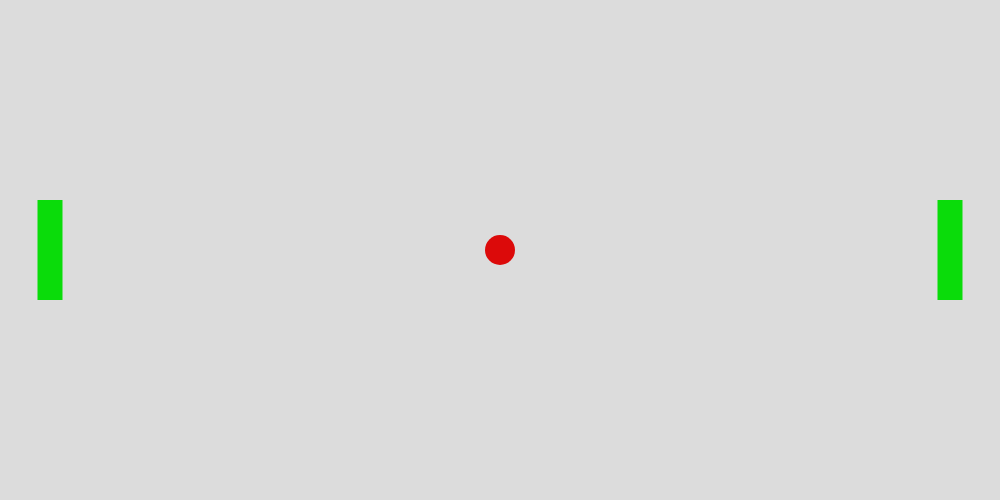
Frame 1 (no input)
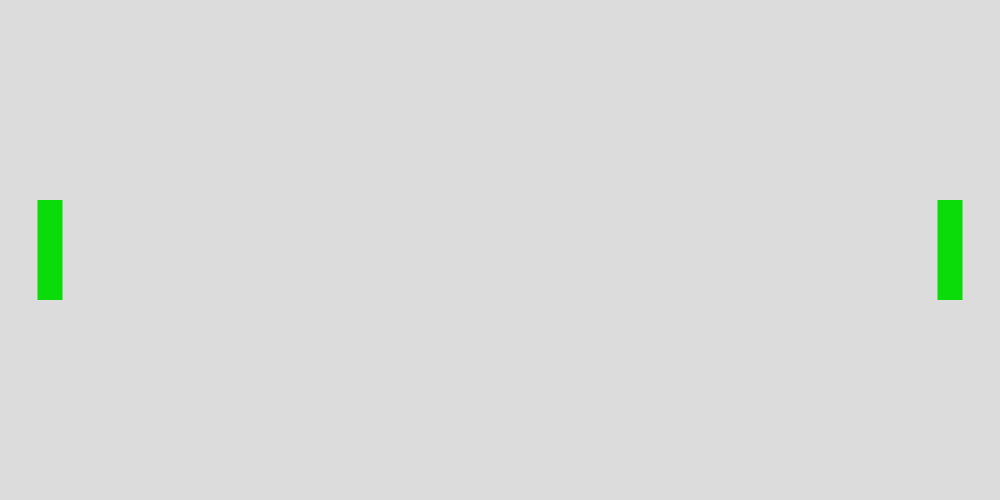
Frame 60 (no input)
Frame 120 (the mouse pressed at the canvas centre since frame 60): identical to frame 60, image omitted

The p5.js sketch that drew these frames (run headless with seeded random() and noise() and a simulated clock; from frame 60 on, the mouse is pressed at the canvas centre):

// p5.js sketch
// ── sketch.js
let left = new Bar(50,250);
let rite = new Bar(950,250);
let ball = new Ball(500,250);
function setup() {
  createCanvas(1000, 500);
}

function draw() {

  background(220);
  left.draw();
  rite.draw();
  ball.draw();


}

// ── Ball.js
class Ball {
    constructor(x, y) {
        this.x = x;
        this.y = y;
        this.vel = 2;
        this.dir = Math.random()*(15)-7.5;
        this.turn= Math.round(Math.random());
    }
    draw() {
fill(220,10,10);
ellipse(this.x,this.y,30,30)
if(this.turn=0){
    this.x-=this.vel;
} else{
    this.x+=this.vel;
}
this.y= (this.y+this.dir);

    }
    getx() {
        return this.x;
    }
    gety() {
        return this.y;
    }
}
// ── Bar.js
class Bar {
    constructor(x, y) {
        this.x = x;
        this.y = y;
        this.vel = 5;
        this.dir = 0;
    }
    draw() {
rectMode(CENTER);
fill(10,220,10);
noStroke();
rect(this.x,this.y,25,100)
if (this.dir!=0){
this.y-= (this.dir*this.vel);
}
if((this.y-50)<0){
    this.y+= this.vel;
}
if((this.y+50)>500){
    this.y-= this.vel;
}
    }
    getx() {
        return this.x;
    }
    gety() {
        return this.y;
    }
}
